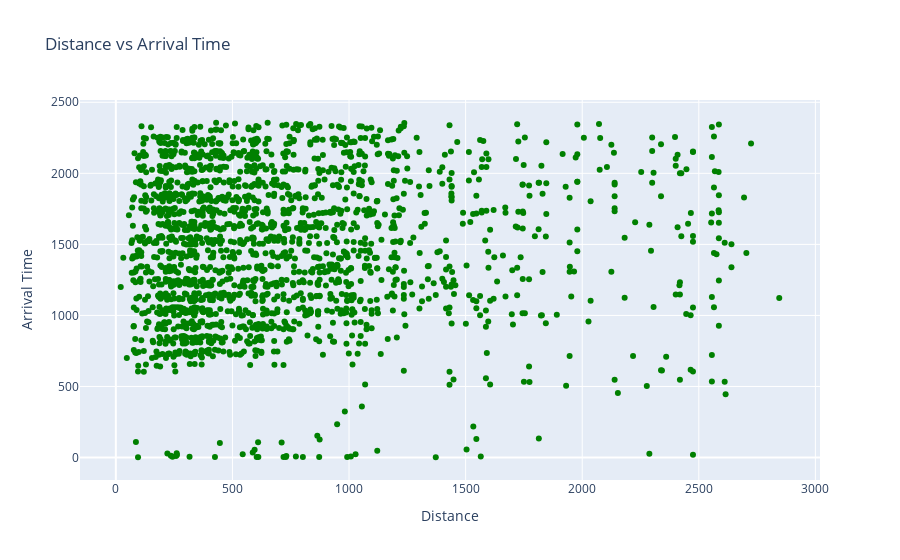

This figure's notebook cell:
### Code cell
fig=go.Figure(data=go.Scatter(x=data['Distance'],y=data['ArrTime'],mode='markers',marker=dict(color='green')))
fig.update_layout(title="Distance vs Arrival Time", xaxis_title="Distance", yaxis_title="Arrival Time")
fig.show()

### Figure 1 — Plotly figure (JSON) as saved in the notebook; plotly's stock layout.template omitted (floating-point values rounded to 4 significant figures; data arrays with more than 128 entries replaced by an {"elided": "..."} marker saying what was removed)
{"data": [{"marker": {"color": "green"}, "mode": "markers", "type": "scatter", "x": {"elided": "2000 int values"}, "y": {"elided": "2000 int values"}}], "layout": {"title": {"text": "Distance vs Arrival Time"}, "xaxis": {"title": {"text": "Distance"}}, "yaxis": {"title": {"text": "Arrival Time"}}}}
